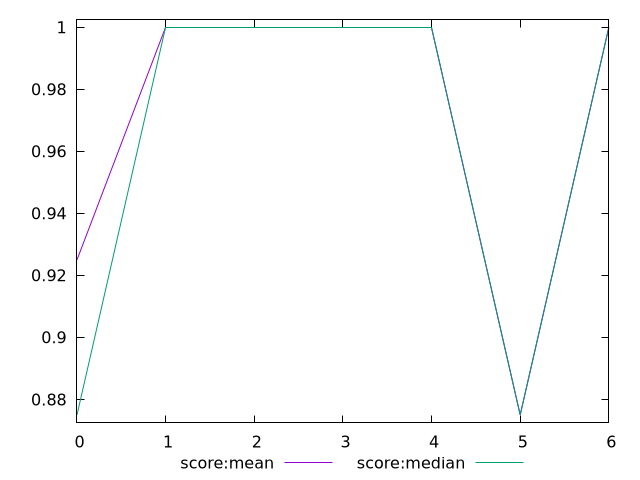

Recreate this plot in gnuplot.
$_scoreMean <<EOF
0 0.925
1 1
2 1
3 1
4 1
5 0.875
6 1
EOF
$_scoreMedian <<EOF
0 0.875
1 1
2 1
3 1
4 1
5 0.875
6 1
EOF
set key outside below
set terminal pngcairo
set output "report_00006_2020-11-02T20-21-41.718Z/unminified-javascript/progession_score:mean_score:median.png"
set yrange [0.8725:1.0025]
plot $_scoreMean title "score:mean" with line ,$_scoreMedian title "score:median" with line ,
